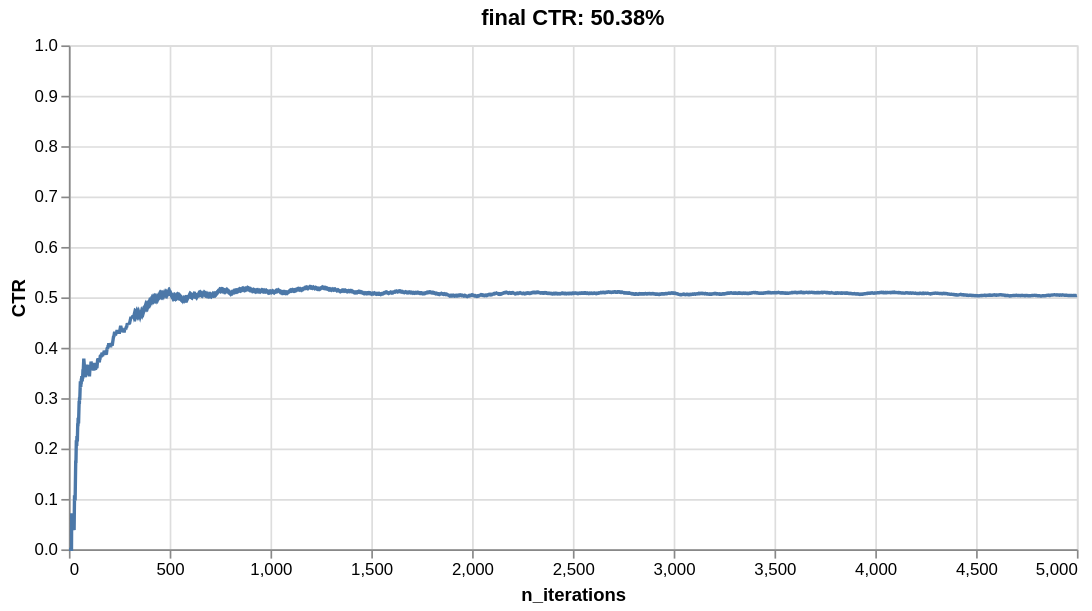

Notebook code cell kept with this figure:
### Markdown cell above
A good recommender model should at the very least understand what kind of items each user prefers. One of the simplest and yet performant way to do this is Simon Funk's SGD method he developed for the Netflix challenge and wrote about [here](https://sifter.org/simon/journal/20061211.html). It models each user and each item as latent vectors. The dot product of these two vectors is the expected preference of the user for the item.

### Code cell
model = reco.FunkMF(seed=10)
simulate(5_000, get_reward, model, seed=42)

### Figure 1 — Vega-Lite specification as saved in the notebook (floating-point values rounded to 4 significant figures; data arrays with more than 128 entries replaced by an {"elided": "..."} marker saying what was removed)
{"config": {"view": {"continuousWidth": 300, "continuousHeight": 300}}, "data": {"name": "data-fd7239b2329398cfb8546c4b52d854d7"}, "mark": {"type": "line"}, "encoding": {"x": {"field": "n_iterations", "title": "n_iterations", "type": "quantitative"}, "y": {"field": "CTR", "scale": {"domain": [0, 1]}, "title": "CTR", "type": "quantitative"}}, "height": 300, "title": "final CTR: 50.38%", "width": 600, "$schema": "https://vega.github.io/schema/vega-lite/v6.1.0.json", "datasets": {"data-fd7239b2329398cfb8546c4b52d854d7": {"elided": "5000 records"}}}
